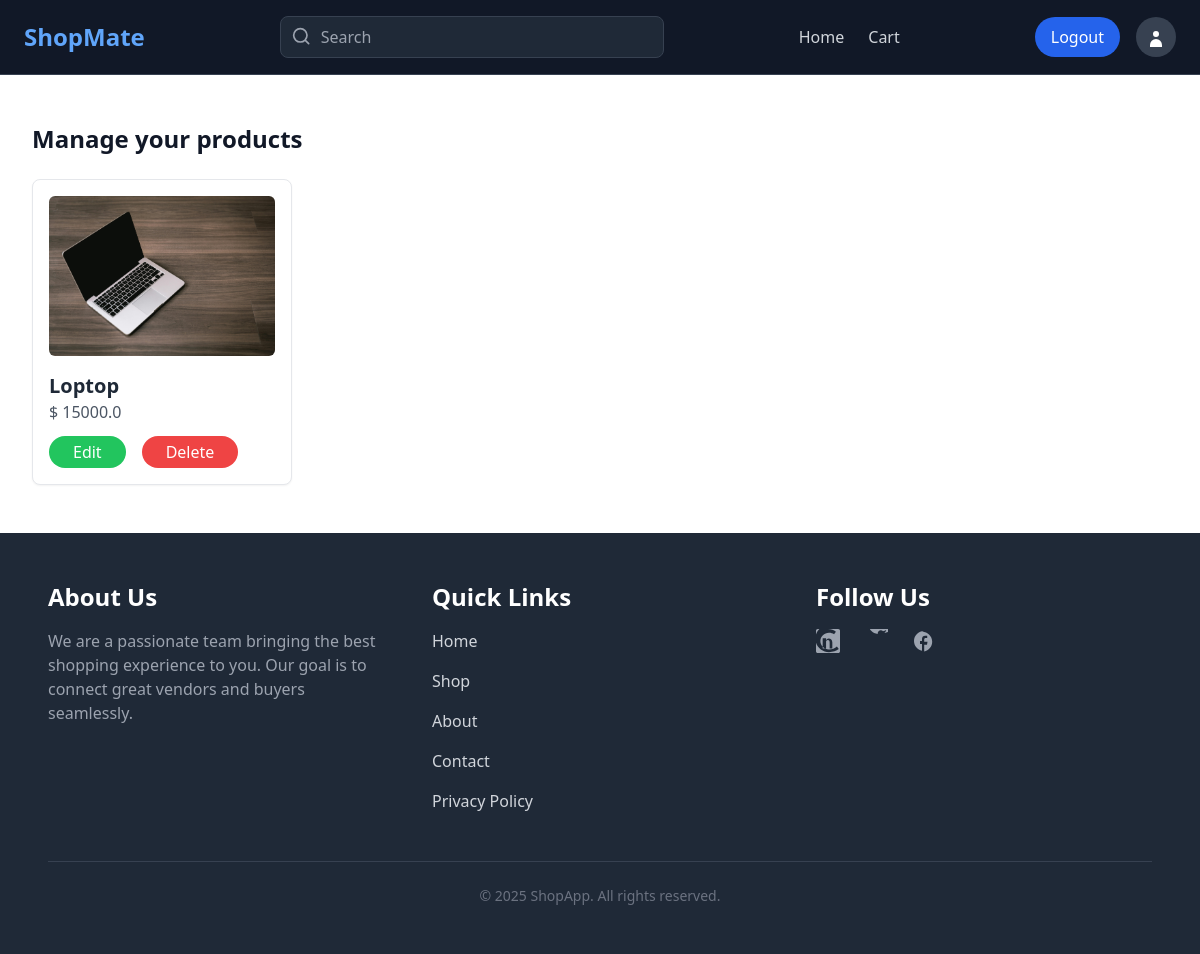
Screenshot of /manage_product/ (signed in) with the database file from the repository.
### app/models.py (models this page shows, shortened)
class ProductModel(models.Model):
    product_image=models.ImageField(upload_to='product')
    category=models.ForeignKey(CategoryModel,on_delete=models.CASCADE)
    profile=models.ForeignKey(ProfileModel,on_delete=models.CASCADE,related_name='profile')
    name=models.CharField(max_length=50)
    description=models.TextField()
    price=models.FloatField()
    is_sold=models.BooleanField(default=False)
    created_at=models.DateField(auto_now_add=True)
    update_at=models.DateField(auto_now=True)

### app/views.py (the view)
# urls.py: path('manage_product/',views.ManageProducts.as_view(),name='manage_products'),
class ManageProducts(View,LoginRequiredMixin):
    def get(self,request,*args,**kwargs):
        try:
            profile=ProfileModel.objects.get(user=self.request.user)
            product_list=ProductModel.objects.filter(profile=profile)
        except:
            raise Http404('profile has no products : ')
        return render(request,'home/manage_product.html',{'product_list':product_list})

### app/templates/home/manage_product.html
{% extends 'base.html' %}
{% block content %}
<main class="bg-gray-100">
    <div class="bg-white py-12">
        <div class="max-w-7xl mx-auto px-4 sm:px-6 lg:px-8">
            <h2 class="text-2xl font-bold text-gray-900 mb-6">Manage your products </h2>
            <div class="grid grid-cols-1 sm:grid-cols-2 md:grid-cols-3 lg:grid-cols-4 gap-8">
                {% for product in product_list %}
                <div class="bg-white border border-gray-200 rounded-lg shadow-sm p-4">
                    <img src="{{product.product_image.url}}" alt="Related Product" class="w-full h-40 object-cover rounded-md mb-4">
                    <h3 class="text-xl font-semibold text-gray-800"> {{product.name}} </h3>
                    <p class="text-gray-600">$ {{product.price}} </p>
                    <div class="flex space-x-4">
                        <a href="{% url 'edit_product' product.id %}" class="bg-green-500 text-white py-1 mt-3 px-6 rounded-full hover:bg-green-700 transition">Edit</a>
                        <a href="{% url 'delete_product' product.id %}" class="bg-red-500 text-white py-1 px-6 mt-3 rounded-full hover:bg-red-700 transition">Delete</a>
                    </div>
                </div>
                {% endfor %}
            </div>
        </div>
    </div>
    </main>
{% endblock %}

### rows the page displays
ProductModel: product_image (picture), name "Loptop", price "15000.0"
